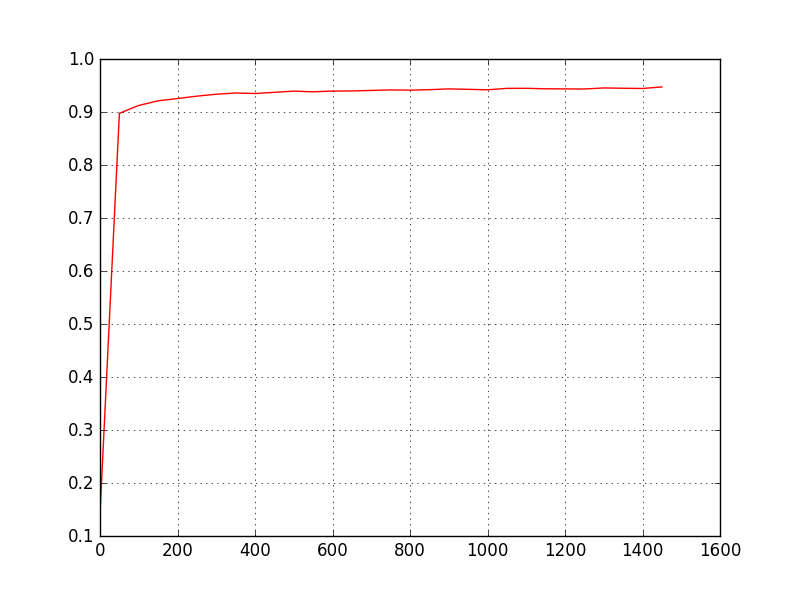

Source code (Python):
import numpy as np
import matplotlib.pyplot as plt
import cv2
import load
import tensorflow as tf

learning_rate = 0.01
training_epochs = 1500
batch_size = 2000
display_step = 1

n_hidden_1 = 256 # 1st layer number of features
n_hidden_2 = 256 # 2nd layer number of features
n_input = 784 # MNIST data input (img shape: 28*28)
n_classes = 10 # MNIST total classes (0-9 digits)

x = tf.placeholder("float", [None, n_input])
y = tf.placeholder("float", [None, n_classes])

weights = {
    'h1': tf.Variable(tf.random_normal([n_input, n_hidden_1])),
    'h2': tf.Variable(tf.random_normal([n_hidden_1, n_hidden_2])),
    'out': tf.Variable(tf.random_normal([n_hidden_2, n_classes]))
}
biases = {
    'b1': tf.Variable(tf.random_normal([n_hidden_1])),
    'b2': tf.Variable(tf.random_normal([n_hidden_2])),
    'out': tf.Variable(tf.random_normal([n_classes]))
}

layer_1 = tf.add(tf.matmul(x, weights['h1']), biases['b1'])
layer_1 = tf.nn.relu(layer_1)
# Hidden layer with RELU activation
layer_2 = tf.add(tf.matmul(layer_1, weights['h2']), biases['b2'])
layer_2 = tf.nn.relu(layer_2)
# Output layer with linear activation
out_layer = tf.matmul(layer_2, weights['out']) + biases['out']

pred = out_layer

cost = tf.reduce_mean(tf.nn.softmax_cross_entropy_with_logits(logits=pred, labels=y))
optimizer = tf.train.AdamOptimizer(learning_rate=learning_rate).minimize(cost)

init = tf.global_variables_initializer()
sess = tf.Session()
sess.run(init)

result = []
result_index = []

for epoch in range(training_epochs):
	#avg_cost = 0.
	index = np.random.uniform(0,60000,size=batch_size).astype(int)
	batch_xs = load.train_data[index]
	batch_ys = load.train_label[index]
	sess.run(optimizer, feed_dict={x: batch_xs, y: batch_ys})
	if epoch % 50 == 0:
		correct_prediction = tf.equal(tf.argmax(pred,1), tf.argmax(y,1))
		accuracy = tf.reduce_mean(tf.cast(correct_prediction, "float"))
		ac = sess.run(accuracy, feed_dict={x: load.test_data, y: load.test_label})
		result_index.append(epoch)
		result.append(ac)
		print(ac)
	
plt.plot(result_index, result,'r', label='accuracy')  
#plt.xticks(result, result, rotation=0) 
plt.grid()  
plt.show()  

if __name__ == '__main__':
	pass
	#saveimg()
	#test_data = getdata('test/',10000)
	#test_label = read_label('MNIST_data/t10k-labels.idx1-ubyte')
	#train_data = getdata('train/',60000)
	#train_label = read_label('MNIST_data/train-labels.idx1-ubyte')
